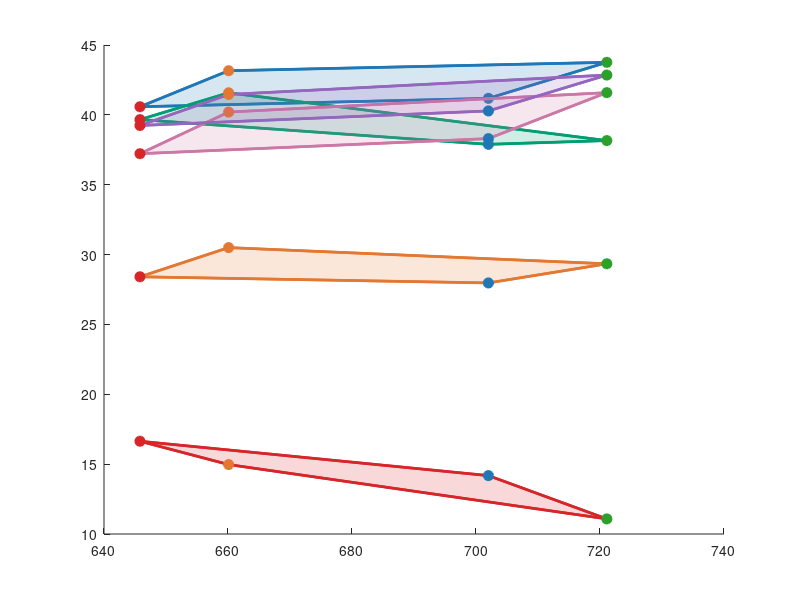

Write the MATLAB code that produced this figure. (Note: this script raises an error after producing the figure.)
%% =========================================================
%  COMBINED PCE-lambda_onset,95% LOCUS PLOT
%  IPV Project — 6 Approved Devices (labelled A-F)
%
%  Device A = S3  Chen 2025    (Perovskite, 1.67 eV)
%  Device B = S4  Wen 2025     (Perovskite, 1.79 eV)
%  Device C = S5  Liu 2024     (Perovskite, 1.56 eV)
%  Device D = S8  Li 2024      (Perovskite, 1.52 eV)
%  Device E = S12 Wang 2024    (OPV,        1.74 eV)
%  Device F = S15 Lu 2024      (Inorganic Se, 1.90 eV)
%
%  Reference: Khampa et al., Newton 2, 100437 (2026)
% =========================================================
clear; clc; close all;

%% ── DEVICE DATA ──────────────────────────────────────────
%  l95 = [Ref4(644nm), Ref3(660nm), Ref2(702nm), Ref1(720nm)]
%  PCE = [Ref4,        Ref3,        Ref2,        Ref1       ]

devices(1).label = 'Device A (PVSK, 1.67 eV)';
devices(1).tech  = 'Perovskite';
devices(1).Eg    = 1.67;
devices(1).l95   = [645.8, 660.1, 702.0, 721.1];
devices(1).PCE   = [40.58, 43.16, 41.18, 43.76];
devices(1).color = [0.12 0.47 0.71];   % blue

devices(2).label = 'Device B (PVSK, 1.79 eV)';
devices(2).tech  = 'Perovskite';
devices(2).Eg    = 1.79;
devices(2).l95   = [645.8, 660.1, 702.0, 721.1];
devices(2).PCE   = [39.66, 41.58, 37.89, 38.16];
devices(2).color = [0.00 0.62 0.45];   % teal

devices(3).label = 'Device C (PVSK, 1.56 eV)';
devices(3).tech  = 'Perovskite';
devices(3).Eg    = 1.56;
devices(3).l95   = [645.8, 660.1, 702.0, 721.1];
devices(3).PCE   = [37.22, 40.20, 38.30, 41.59];
devices(3).color = [0.80 0.47 0.65];   % pink

devices(4).label = 'Device D (PVSK, 1.52 eV)';
devices(4).tech  = 'Perovskite';
devices(4).Eg    = 1.52;
devices(4).l95   = [645.8, 660.1, 702.0, 721.1];
devices(4).PCE   = [39.24, 41.46, 40.28, 42.85];
devices(4).color = [0.58 0.40 0.74];   % purple

devices(5).label = 'Device E (OPV, 1.74 eV)';
devices(5).tech  = 'OPV';
devices(5).Eg    = 1.74;
devices(5).l95   = [645.8, 660.1, 702.0, 721.1];
devices(5).PCE   = [28.41, 30.50, 27.97, 29.34];
devices(5).color = [0.89 0.47 0.20];   % orange

devices(6).label = 'Device F (Se, 1.90 eV)';
devices(6).tech  = 'Inorganic';
devices(6).Eg    = 1.90;
devices(6).l95   = [645.8, 660.1, 702.0, 721.1];
devices(6).PCE   = [16.64, 14.97, 14.18, 11.08];
devices(6).color = [0.84 0.15 0.16];   % red

%% ── CORNER REFERENCE COLOURS ─────────────────────────────
ref_colors = {[0.84 0.15 0.16], ...   % Ref4 5700K 644nm — red
              [0.89 0.47 0.20], ...   % Ref3 3000K 660nm — orange
              [0.12 0.47 0.71], ...   % Ref2 5700K 702nm — blue
              [0.17 0.63 0.17]};      % Ref1 3000K 720nm — green
ref_labels = {'Ref 4 (5700K, 644 nm)', ...
              'Ref 3 (3000K, 660 nm)', ...
              'Ref 2 (5700K, 702 nm)', ...
              'Ref 1 (3000K, 720 nm)'};

%% ── QUADRILATERAL ORDER ──────────────────────────────────
% Ref4(1) -> Ref2(3) -> Ref1(4) -> Ref3(2) -> close
quad_idx = [1, 3, 4, 2, 1];

%% ── BUILD FIGURE ─────────────────────────────────────────
figure('Color','w','Position',[80 60 920 600]);
hold on;

for i = 1:length(devices)
    d  = devices(i);
    lx = d.l95(quad_idx);
    py = d.PCE(quad_idx);

    % Shaded fill — coloured square patch in legend
    fill(lx(1:end-1), py(1:end-1), d.color, ...
        'FaceAlpha', 0.18, ...
        'EdgeColor', d.color, ...
        'LineWidth', 1.8, ...
        'DisplayName', d.label);

    % Locus outline
    plot(lx, py, '-', ...
        'Color', d.color, ...
        'LineWidth', 2.0, ...
        'HandleVisibility', 'off');

    % Corner dots coloured by Ref identity
    for k = 1:4
        plot(d.l95(k), d.PCE(k), 'o', ...
            'Color',           ref_colors{k}, ...
            'MarkerFaceColor', ref_colors{k}, ...
            'MarkerSize',      7, ...
            'LineWidth',       1.2, ...
            'HandleVisibility','off');
    end
end

%% ── DUMMY LEGEND ENTRIES FOR REF CORNERS ─────────────────
for k = 1:4
    plot(nan, nan, 'o', ...
        'Color',           ref_colors{k}, ...
        'MarkerFaceColor', ref_colors{k}, ...
        'MarkerSize',      9, ...
        'LineWidth',       1.2, ...
        'DisplayName',     ref_labels{k});
end

%% ── REFERENCE VERTICAL LINES ─────────────────────────────
xline(644,'--','Color',[0.68 0.68 0.68],'LineWidth',0.9,'HandleVisibility','off');
xline(660,'--','Color',[0.68 0.68 0.68],'LineWidth',0.9,'HandleVisibility','off');
xline(702,'--','Color',[0.68 0.68 0.68],'LineWidth',0.9,'HandleVisibility','off');
xline(720,'--','Color',[0.68 0.68 0.68],'LineWidth',0.9,'HandleVisibility','off');

%% ── REGION LABELS alpha beta gamma delta ─────────────────
all_PCE = [];
for i = 1:length(devices)
    all_PCE = [all_PCE, devices(i).PCE]; %#ok<AGROW>
end
y_top = max(all_PCE) * 1.046;
text(652, y_top, '\alpha', 'FontSize',13,'HorizontalAlignment','center','FontWeight','bold');
text(681, y_top, '\beta',  'FontSize',13,'HorizontalAlignment','center','FontWeight','bold');
text(711, y_top, '\gamma', 'FontSize',13,'HorizontalAlignment','center','FontWeight','bold');
text(724, y_top, '\delta', 'FontSize',13,'HorizontalAlignment','center','FontWeight','bold');

%% ── AXES AND FORMATTING ──────────────────────────────────
xlabel('\lambda_{onset,95%} (nm)', 'FontSize',13,'Interpreter','tex');
ylabel('PCE (%)',                   'FontSize',13);
title('PCE–\lambda_{onset,95%} Locus Comparison', 'FontSize',13,'Interpreter','tex');

lgd = legend('Location','northoutside','FontSize',7,'Box','off','NumColumns',4);
title(lgd,'Device locus / Corner reference');

xticks([644, 660, 702, 720]);
xticklabels({'644 (Ref4)','660 (Ref3)','702 (Ref2)','720 (Ref1)'});
xlim([625, 732]);
y_min = min(all_PCE) * 0.86;
y_max = max(all_PCE) * 1.07;
ylim([y_min, y_max]);
set(gca,'FontSize',11,'TickDir','out','YMinorTick','on');
grid on; box on;

%% ── CONSOLE SUMMARY ──────────────────────────────────────
fprintf('\n%s\n', repmat('=',1,82));
fprintf(' COMBINED LOCUS SUMMARY\n');
fprintf('%s\n', repmat('=',1,82));
fprintf('%-30s  %-12s  %4s  %6s  %6s  %6s  %6s   %s\n', ...
    'Device','Technology','Eg','Ref4','Ref3','Ref2','Ref1','PCE range');
fprintf('%s\n', repmat('-',1,82));
for i = 1:length(devices)
    d = devices(i);
    fprintf('%-30s  %-12s  %.2f  %5.2f  %5.2f  %5.2f  %5.2f   %.2f–%.2f%%\n', ...
        d.label, d.tech, d.Eg, ...
        d.PCE(1),d.PCE(2),d.PCE(3),d.PCE(4), ...
        min(d.PCE), max(d.PCE));
end

%% ── DOMINANCE ANALYSIS ───────────────────────────────────
fprintf('\n%s\n', repmat('-',1,82));
fprintf(' DOMINANCE ANALYSIS\n');
fprintf('%s\n', repmat('-',1,82));
corner_refs = {'Ref4(644nm)','Ref3(660nm)','Ref2(702nm)','Ref1(720nm)'};
for i = 1:length(devices)
    for j = i+1:length(devices)
        a = devices(i).PCE;
        b = devices(j).PCE;
        if all(a > b)
            fprintf('  %s DOMINATES %s at ALL 4 corners\n\n', ...
                devices(i).label, devices(j).label);
        elseif all(b > a)
            fprintf('  %s DOMINATES %s at ALL 4 corners\n\n', ...
                devices(j).label, devices(i).label);
        else
            wins_i = corner_refs(a > b);
            wins_j = corner_refs(b > a);
            fprintf('  %s  vs  %s\n    Former wins at: %s\n    Latter wins at: %s\n\n', ...
                devices(i).label, devices(j).label, ...
                strjoin(wins_i,', '), strjoin(wins_j,', '));
        end
    end
end
fprintf('%s\n', repmat('=',1,82));
